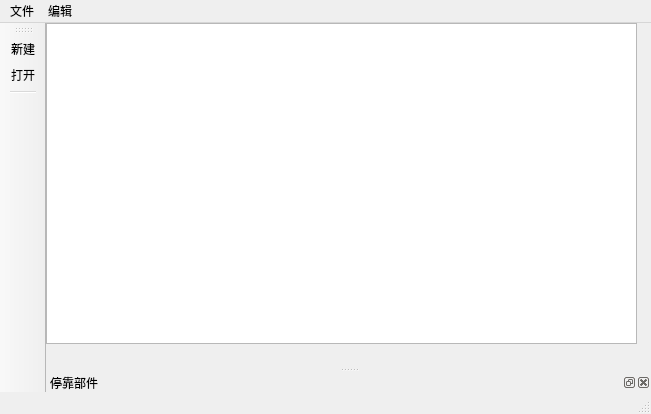
<?xml version="1.0" encoding="UTF-8"?>
<ui version="4.0">
 <class>MainWindow</class>
 <widget class="QMainWindow" name="MainWindow">
  <property name="geometry">
   <rect>
    <x>0</x>
    <y>0</y>
    <width>651</width>
    <height>414</height>
   </rect>
  </property>
  <property name="windowTitle">
   <string>MainWindow</string>
  </property>
  <widget class="QWidget" name="centralWidget">
   <widget class="QTextEdit" name="textEdit">
    <property name="geometry">
     <rect>
      <x>0</x>
      <y>0</y>
      <width>591</width>
      <height>321</height>
     </rect>
    </property>
   </widget>
  </widget>
  <widget class="QMenuBar" name="menuBar">
   <property name="geometry">
    <rect>
     <x>0</x>
     <y>0</y>
     <width>651</width>
     <height>26</height>
    </rect>
   </property>
   <widget class="QMenu" name="menu">
    <property name="title">
     <string>文件</string>
    </property>
    <widget class="QMenu" name="menuRecent">
     <property name="title">
      <string>最近打开的文件</string>
     </property>
     <addaction name="action1_txt"/>
    </widget>
    <addaction name="actionNew"/>
    <addaction name="actionOpen"/>
    <addaction name="separator"/>
    <addaction name="menuRecent"/>
   </widget>
   <widget class="QMenu" name="menu_2">
    <property name="title">
     <string>编辑</string>
    </property>
   </widget>
   <addaction name="menu"/>
   <addaction name="menu_2"/>
  </widget>
  <widget class="QToolBar" name="mainToolBar">
   <property name="allowedAreas">
    <set>Qt::LeftToolBarArea|Qt::RightToolBarArea</set>
   </property>
   <attribute name="toolBarArea">
    <enum>LeftToolBarArea</enum>
   </attribute>
   <attribute name="toolBarBreak">
    <bool>false</bool>
   </attribute>
   <addaction name="actionNew"/>
   <addaction name="actionOpen"/>
   <addaction name="separator"/>
  </widget>
  <widget class="QStatusBar" name="statusBar"/>
  <widget class="QDockWidget" name="dockWidget">
   <property name="windowTitle">
    <string>停靠部件</string>
   </property>
   <attribute name="dockWidgetArea">
    <number>8</number>
   </attribute>
   <widget class="QWidget" name="dockWidgetContents"/>
  </widget>
  <action name="actionNew">
   <property name="text">
    <string>新建</string>
   </property>
  </action>
  <action name="actionOpen">
   <property name="text">
    <string>打开</string>
   </property>
  </action>
  <action name="action1_txt">
   <property name="text">
    <string>1.txt</string>
   </property>
  </action>
 </widget>
 <layoutdefault spacing="6" margin="11"/>
 <resources/>
 <connections/>
</ui>
